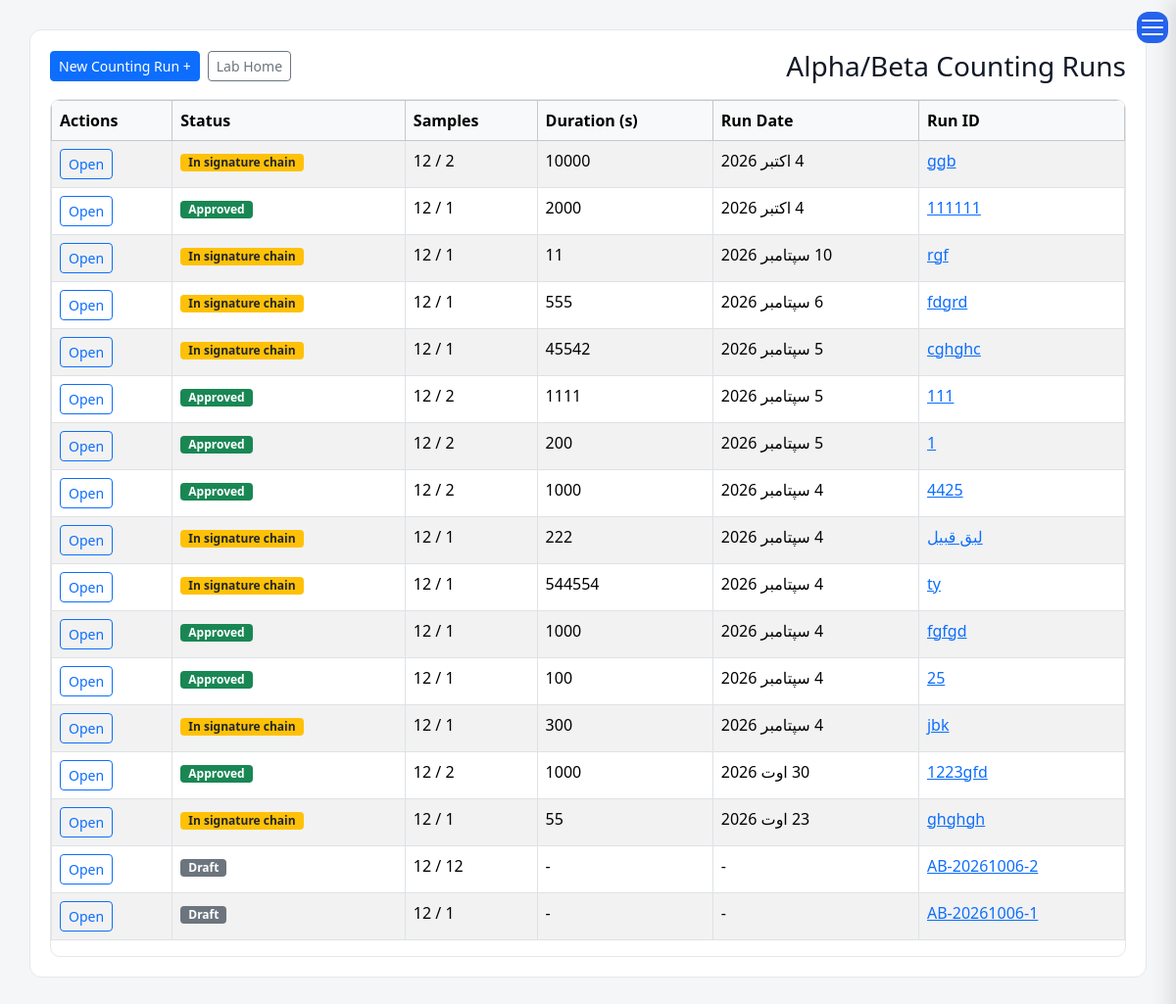
Page /laboratory/counting-runs/ (signed in) on the committed database.
### laboratory/models.py (models this page shows, shortened)
class AlphaBetaCountingRun(models.Model):
    run_id = models.CharField(_("Run ID"), max_length=50, unique=True)
    run_date = models.DateField(_("Counting Date"),null=True)
    counting_duration_seconds = models.PositiveIntegerField(
        _("Counting Duration (seconds)"), null=True, blank=True,
    )
    applicant_name = models.CharField(
        _("Applicant Name"), max_length=255, blank=True, null=True,
        help_text=_("Printed on the report header. Leave blank to fall back to listing the "
                    "applicant names recorded on this run's own samples."),
    )
    sample_stage = models.CharField(
        _("Sample Stage"), max_length=20, choices=SampleStage.choices, blank=True, null=True,
        help_text=_("Applied to every sample added at run creation — they're all collected together."),
    )
    counting_completed = models.BooleanField(
        _("Counting Completed"), default=False,
        help_text=_("Set once the lab has entered counting duration and MDAs — distinguishes "
                    "'awaiting counting' from 'ready to report' at a glance."),
    )
    sampling_location = models.CharField(_("Sampling Location"), max_length=255, blank=True, null=True)
    sampling_date_from = models.DateField(_("Sampling Date (From)"), null=True, blank=True)
    sampling_date_to = models.DateField(
        _("Sampling Date (To)"), null=True, blank=True,
        help_text=_("Leave blank if sampling happened on a single date."),
    )
    alpha_mda_mbq = models.DecimalField(
        _("MDA Alpha (mBq)"), max_digits=20, decimal_places=5, null=True, blank=True,
    )
    beta_mda_mbq = models.DecimalField(
        _("MDA Beta (mBq)"), max_digits=20, decimal_places=5, null=True, blank=True,
    )
    alpha_calibration_nuclide = models.ForeignKey(
        "reference.Nuclides", verbose_name=_("Alpha Calibration Nuclide"), on_delete=models.SET_NULL,
        null=True, blank=True, related_name="+",
        help_text=_("Nuclide this counter's alpha channel was calibrated against. \"Pure alpha\" is "
                    "reported as this nuclide's equivalent activity."),
    )
    beta_calibration_nuclide = models.ForeignKey(
        "reference.Nuclides", verbose_name=_("Beta Calibration Nuclide"), on_delete=models.SET_NULL,
        null=True, blank=True, related_name="+",
        help_text=_("Same idea, for the beta channel."),
    )
    alpha_efficiency_correction_factor = models.FloatField(
        _("Alpha Efficiency Correction Factor"), null=True, blank=True,
        help_text=_("Optional manual multiplier for pure alpha — only if you've independently "
                    "determined the efficiency ratio between the calibration nuclide and whatever you "
                    "believe actually dominates the unidentified fraction. Leave blank for no "
                    "correction (recommended unless you have that data)."),
    )
    beta_efficiency_correction_factor = models.FloatField(
        _("Beta Efficiency Correction Factor"), null=True, blank=True,
        help_text=_("Same idea, for pure beta."),
    )
    notes = models.TextField(_("Notes"), blank=True, null=True)
    created_by = models.ForeignKey(
        settings.AUTH_USER_MODEL, verbose_name=_("Created By"),
        on_delete=models.SET_NULL, null=True, related_name="counting_runs_created",
    )
    created_at = models.DateTimeField(_("Created At"), auto_now_add=True)
    approved = models.BooleanField(_("Approved"), default=False)
    class Meta:
        ordering = ["-run_date", "-id"]
        verbose_name = _("Alpha/Beta Counting Run")
        verbose_name_plural = _("Alpha/Beta Counting Runs")
    @property
    def sample_count(self):
        return self.analyses.count()

### laboratory/views.py (the view)
# urls.py: path("counting-runs/", views.counting_run_list, name="counting_run_list"),
def counting_run_list(request):
    runs = AlphaBetaCountingRun.objects.order_by("-run_date", "-id")
    return render(request, "laboratory/counting_run_list.html", {"runs": runs})

### templates/laboratory/counting_run_list.html (shortened to what this page needs)
{% extends "base.html" %}
{% load i18n %}
{% block content %}
<div class="content">
<div class="d-flex justify-content-between align-items-center mb-3">
    <h3 class="mb-0">{% trans "Alpha/Beta Counting Runs" %}</h3>
    <div class="d-flex gap-2">
        <a href="{% url 'lab_home' %}" class="btn btn-outline-secondary btn-sm">{% trans "Lab Home" %}</a>
        <a href="{% url 'counting_run_create' %}" class="btn btn-primary btn-sm">+ {% trans "New Counting Run" %}</a>
    </div>
</div>
<div class="table-scroll">
<table class="table table-bordered table-striped">
<thead class="table-light">
<tr>
    <th>{% trans "Run ID" %}</th>
    <th>{% trans "Run Date" %}</th>
    <th>{% trans "Duration (s)" %}</th>
    <th>{% trans "Samples" %}</th>
    <th>{% trans "Status" %}</th>
    <th>{% trans "Actions" %}</th>
</tr>
</thead>
<tbody>
{% for run in runs %}
<tr>
    <td><a href="{% url 'counting_run_detail' run.pk %}">{{ run.run_id }}</a></td>
    <td>{{ run.run_date|default:"-" }}</td>
    <td>{{ run.counting_duration_seconds|default:"-" }}</td>
    <td>{{ run.sample_count }} / 12</td>
    <td>
        {% if run.approved %}
            <span class="badge bg-success">{% trans "Approved" %}</span>
        {% elif run.approvals.exists %}
            <span class="badge bg-warning text-dark">{% trans "In signature chain" %}</span>
        {% else %}
            <span class="badge bg-secondary">{% trans "Draft" %}</span>
        {% endif %}
    </td>
    <td><a href="{% url 'counting_run_detail' run.pk %}" class="btn btn-sm btn-outline-primary">{% trans "Open" %}</a></td>
</tr>
{% empty %}
<tr><td colspan="6" class="text-center">{% trans "No counting runs yet." %}</td></tr>
{% endfor %}
</tbody>
</table>
</div>
</div>
{% endblock %}

### static/css/base.css (style rules this page uses)
* { margin:0; padding:0; box-sizing:border-box; }
html.rtl { font-family:Vazirmatn,sans-serif; }
:root { --bg: #f5f6f8; --card: #ffffff; --text: #111827; --muted: #6b7280; --border: #e5e7eb; --primary: #2563eb; --sidebar: #1f2937; --sidebar-text: #374151; }
body { background: var(--bg); color: var(--text); }
.content { background: var(--card); padding: 20px; border-radius: 12px; border: 1px solid var(--border); }
th, td { padding: 12px; border-bottom: 1px solid var(--border); text-align: left; }
th { background: rgba(0,0,0,0.03); }
table { width: max-content; min-width: 100%; border-collapse: collapse; }
.table-scroll { height: calc(100vh - 220px); overflow: auto; border: 1px solid var(--border); border-radius: 10px; background: var(--card); }
table thead th { position: sticky; top: 0; background: var(--card); z-index: 10; }
.badge { padding: 3px 8px; border-radius: 4px; font-size: 12px; margin-right: 5px; }

### rows in the picture
AlphaBetaCountingRun: run_id "ggb", run_date "4 اکتبر 2026", counting_duration_seconds "10000"
AlphaBetaCountingRun: run_id "111111", run_date "4 اکتبر 2026", counting_duration_seconds "2000"
AlphaBetaCountingRun: run_id "rgf", run_date "10 سپتامبر 2026", counting_duration_seconds "11"
AlphaBetaCountingRun: run_id "fdgrd", run_date "6 سپتامبر 2026", counting_duration_seconds "555"
AlphaBetaCountingRun: run_id "cghghc", run_date "5 سپتامبر 2026", counting_duration_seconds "45542"
AlphaBetaCountingRun: run_id "111", run_date "5 سپتامبر 2026", counting_duration_seconds "1111"
AlphaBetaCountingRun: run_id "1", run_date "5 سپتامبر 2026", counting_duration_seconds "200"
AlphaBetaCountingRun: run_id "4425", run_date "4 سپتامبر 2026", counting_duration_seconds "1000"
AlphaBetaCountingRun: run_id "لبق قبیل", run_date "4 سپتامبر 2026", counting_duration_seconds "222"
AlphaBetaCountingRun: run_id "ty", run_date "4 سپتامبر 2026", counting_duration_seconds "544554"
AlphaBetaCountingRun: run_id "fgfgd", run_date "4 سپتامبر 2026", counting_duration_seconds "1000"
AlphaBetaCountingRun: run_id "25", run_date "4 سپتامبر 2026", counting_duration_seconds "100"
AlphaBetaCountingRun: run_id "jbk", run_date "4 سپتامبر 2026", counting_duration_seconds "300"
AlphaBetaCountingRun: run_id "1223gfd", run_date "30 اوت 2026", counting_duration_seconds "1000"
AlphaBetaCountingRun: run_id "ghghgh", run_date "23 اوت 2026", counting_duration_seconds "55"
AlphaBetaCountingRun: run_id "AB-20261006-2", run_date "-", counting_duration_seconds "-"
AlphaBetaCountingRun: run_id "AB-20261006-1", run_date "-", counting_duration_seconds "-"
